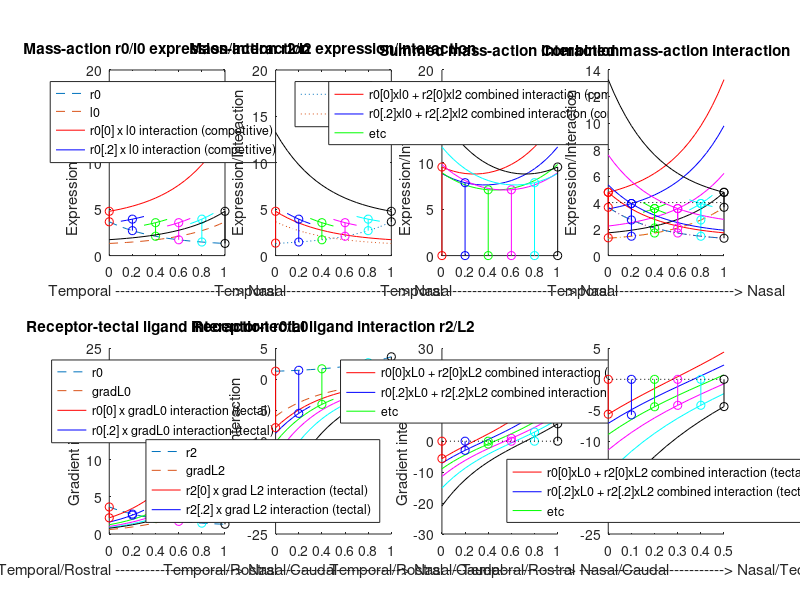

Write MATLAB code to recreate this figure.
% Equations used in my modelling. See tissue.h and
% guidingtissue::exponential_expression and similar

% Set up the one figure
h_f = figure(1); clf;
h_f_pos = get(h_f, 'Position');
w=2500;
h=1280;
set(h_f, 'Position', [20, 1500, w, h]);
clf;

## Set to 1 for exponential ligand expression
exp_ligands = 1;

x = [0:0.05:1];

_exp = 0.26 .* exp (2.3.*x) + 1.05;
_deriv_exp = 0.26 .* 2.3 .* exp (2.3.*x);

%% The J effect
_r0 = flip(_exp);
## Either this, making no strong assumptions about ligand expression:
if exp_ligands == 1
  _l0 = _exp;
else
  _l0 = 1 ./ _r0;
end

subplot(2,4,1);
plot (x, _r0, 'linestyle', '--'); % exp for receptors on retina
hold on;
plot (x, _l0, 'linestyle', '--'); % ligands
%%plot (x, _r0 .* _l0, 'color', colour.orchid2, 'linestyle', ':');
plot (x, _r0(1) .* _l0, 'r-');
plot (x(3:7), _r0(5) .* _l0(3:7), 'b');
plot (x(7:11), _r0(9) .* _l0(7:11), 'g');
plot (x(11:15), _r0(13) .* _l0(11:15), 'm');
plot (x(15:19), _r0(17) .* _l0(15:19), 'c');

plot ([x(1),x(1)], [_r0(1),_r0(1).*_l0(1)], 'ro-');
plot ([x(5),x(5)], [_r0(5),_r0(5).*_l0(5)], 'bo-');
plot ([x(9),x(9)], [_r0(9),_r0(9).*_l0(9)], 'go-');
plot ([x(13),x(13)], [_r0(13),_r0(13).*_l0(13)], 'mo-');
plot ([x(17),x(17)], [_r0(17),_r0(17).*_l0(17)], 'co-');

plot (x, _r0(21) .* _l0, 'k');
plot ([x(21),x(21)], [_r0(21),_r0(21).*_l0(21)], 'ko-');
lg1 = legend (['r0';'l0';'r0[0] x l0 interaction (competitive)';'r0[.2] x l0 interaction (competitive)'],'Location','North');
strlbl = ['Temporal ------------------------> Nasal'];
ylim([0,20])
xlabel(strlbl)
ylabel('Expression/Interaction')
title('Mass-action r0/l0 expression/interaction')

_r2 = _exp; % opposing ligands
if exp_ligands == 1
  _l2 = flip(_exp); % opposing receptors
else
  _l2 = 1 ./ _r2;
end
subplot(2,4,2);
plot (x, _r2, 'linestyle', ':');
hold on;
plot (x, _l2, 'linestyle', ':'); % ligands
%%plot (x, _r2 .* _l2, 'color', colour.orchid2, 'linestyle', ':');
%%plot (x(1:3), _r2(1) .* _l2(1:3), 'r-');
plot (x, _r2(1) .* _l2, 'r');
plot ([x(1),x(1)], [_r2(2),_r2(1).*_l2(1)], 'ro-');
plot (x(3:7), _r2(5) .* _l2(3:7), 'b');
plot ([x(5),x(5)], [_r2(5),_r2(5).*_l2(5)], 'bo-');
plot (x(7:11), _r2(9) .* _l2(7:11), 'g');
plot ([x(9),x(9)], [_r2(9),_r2(9).*_l2(9)], 'go-');
plot (x(11:15), _r2(13) .* _l2(11:15), 'm');
plot ([x(13),x(13)], [_r2(13),_r2(13).*_l2(13)], 'mo-');
plot (x(15:19), _r2(17) .* _l2(15:19), 'c');
%%plot (x, _r2(17) .* _l2, 'k');
plot ([x(17),x(17)], [_r2(17),_r2(17).*_l2(17)], 'co-');

plot (x, _r2(21) .* _l2, 'k');
plot ([x(21),x(21)], [_r2(21),_r2(21).*_l2(21)], 'ko-');

lg2 = legend (['rcpt2';'lgnd2'],'Location','North');
strlbl = ['Temporal ------------------------> Nasal'];
ylim([0,20])
xlabel(strlbl)
ylabel('Expression/Interaction')
title('Mass-action r2/l2 expression/interaction')

%% Now plot combined repulsion due to both receptor/ligand pairs

subplot(2,4,3);
hold on;
plot (x, _r2(1) .* _l2 + _r0(1) .* _l0, 'r-');
plot (x, _r2(5) .* _l2 + _r0(5) .* _l0, 'b-');
plot (x, _r2(9) .* _l2 + _r0(9) .* _l0, 'g-');
plot (x, _r2(13) .* _l2 + _r0(13) .* _l0, 'm-');
plot (x, _r2(17) .* _l2 + _r0(17) .* _l0, 'c-');
plot (x, _r2(21) .* _l2 + _r0(21) .* _l0, 'k-');
plot ([x(1),x(1)], [0,_r2(1).*_l2(1)+_r0(1).*_l0(1)], 'ro-');
plot ([x(5),x(5)], [0,_r2(5).*_l2(5)+_r0(5).*_l0(5)], 'bo-');
plot ([x(9),x(9)], [0,_r2(9).*_l2(9)+_r0(9).*_l0(9)], 'go-');
plot ([x(13),x(13)], [0,_r2(13).*_l2(13)+_r0(13).*_l0(13)], 'mo-');
plot ([x(17),x(17)], [0,_r2(17).*_l2(17)+_r0(17).*_l0(17)], 'co-');
plot ([x(21),x(21)], [0,_r2(21).*_l2(21)+_r0(21).*_l0(21)], 'ko-');
lg3 = legend (['r0[0]xl0 + r2[0]xl2 combined interaction (competitive)';'r0[.2]xl0 + r2[.2]xl2 combined interaction (competitive)';'etc'],'Location','North');
strlbl = ['Temporal ------------------------> Nasal'];
##ylim([0,20])
xlabel(strlbl)
ylabel('Expression/Interaction')
title('Summed mass-action interaction')

subplot(2,4,4);
hold on;
###
plot (x, _r0, 'linestyle', '--'); % exp for receptors on retina
hold on;
plot (x, _l0, 'linestyle', '--'); % ligands
plot (x, _r0(1) .* _l0, 'r-');
plot (x, _r0(5) .* _l0, 'b');
plot (x(7:11), _r0(9) .* _l0(7:11), 'g');
plot (x, _r0(13) .* _l0, 'm');
plot (x(15:19), _r0(17) .* _l0(15:19), 'c');

plot ([x(1),x(1)], [_r0(1),_r0(1).*_l0(1)], 'ro-');
plot ([x(5),x(5)], [_r0(5),_r0(5).*_l0(5)], 'bo-');
plot ([x(9),x(9)], [_r0(9),_r0(9).*_l0(9)], 'go-');
plot ([x(13),x(13)], [_r0(13),_r0(13).*_l0(13)], 'mo-');
plot ([x(17),x(17)], [_r0(17),_r0(17).*_l0(17)], 'co-');

plot (x, _r0(21) .* _l0, 'k');
plot ([x(21),x(21)], [_r0(21),_r0(21).*_l0(21)], 'ko-');
###
plot (x, _r2, 'linestyle', ':');
hold on;
plot (x, _l2, 'linestyle', ':'); % ligands
%%plot (x, _r2 .* _l2, 'color', colour.orchid2, 'linestyle', ':');
%%plot (x(1:3), _r2(1) .* _l2(1:3), 'r-');
plot (x, _r2(1) .* _l2, 'r');
plot ([x(1),x(1)], [_r2(2),_r2(1).*_l2(1)], 'ro-');
plot (x, _r2(5) .* _l2, 'b');
plot ([x(5),x(5)], [_r2(5),_r2(5).*_l2(5)], 'bo-');
plot (x(7:11), _r2(9) .* _l2(7:11), 'g');
plot ([x(9),x(9)], [_r2(9),_r2(9).*_l2(9)], 'go-');
plot (x, _r2(13) .* _l2, 'm');
plot ([x(13),x(13)], [_r2(13),_r2(13).*_l2(13)], 'mo-');
plot (x(15:19), _r2(17) .* _l2(15:19), 'c');
%%plot (x, _r2(17) .* _l2, 'k');
plot ([x(17),x(17)], [_r2(17),_r2(17).*_l2(17)], 'co-');

plot (x, _r2(21) .* _l2, 'k');
plot ([x(21),x(21)], [_r2(21),_r2(21).*_l2(21)], 'ko-');

plot ([0,1],[4,4],'k:')

###
strlbl = ['Temporal ------------------------> Nasal'];
xlabel(strlbl)
ylabel('Expression/Interaction')
title('Combined mass-action interaction')


## Now the retina->tectum interactions
subplot(2,4,5);
hold on;
_r0 = flip(_exp);
_L0 = _deriv_exp;
plot (x, _r0, 'linestyle', '--'); % exp for receptors on retina
plot (x, _L0, 'linestyle', '--'); % ligands
%%plot (x, _r0 .* _L0, 'color', colour.orchid2, 'linestyle', ':');
plot (x, _r0(1) .* _L0, 'r-');
plot (x(1:7), _r0(5) .* _L0(1:7), 'b');
plot (x(1:11), _r0(9) .* _L0(1:11), 'g');
plot (x(1:15), _r0(13) .* _L0(1:15), 'm');
plot (x(1:19), _r0(17) .* _L0(1:19), 'c');

plot ([x(1),x(1)], [_r0(1),_r0(1).*_L0(1)], 'ro-');
plot ([x(5),x(5)], [_r0(5),_r0(5).*_L0(5)], 'bo-');
plot ([x(9),x(9)], [_r0(9),_r0(9).*_L0(9)], 'go-');
plot ([x(13),x(13)], [_r0(13),_r0(13).*_L0(13)], 'mo-');
plot ([x(17),x(17)], [_r0(17),_r0(17).*_L0(17)], 'co-');

plot (x, _r0(21) .* _L0, 'k');
plot ([x(21),x(21)], [_r0(21),_r0(21).*_L0(21)], 'ko-');
lg4 = legend (['r0';'gradL0';'r0[0] x gradL0 interaction (tectal)';'r0[.2] x gradL0 interaction (tectal)'],'Location','North');
strlbl = ['Temporal/Rostral ------------------------> Nasal/Caudal'];
xlabel(strlbl)
ylabel('Gradient interaction')
title ('Receptor-tectal ligand interaction r0/L0')

subplot(2,4,6);
hold on;
_r2 = _exp;
_L2 = -flip(_deriv_exp);
plot (x, _r2, 'linestyle', '--'); % exp for receptors on retina
plot (x, _L2, 'linestyle', '--'); % ligands

plot (x, _r2(1) .* _L2, 'r-');
plot (x(1:7), _r2(5) .* _L2(1:7), 'b');
plot (x(1:11), _r2(9) .* _L2(1:11), 'g');
plot (x(1:15), _r2(13) .* _L2(1:15), 'm');
plot (x(1:19), _r2(17) .* _L2(1:19), 'c');

plot ([x(1),x(1)], [_r2(1),_r2(1).*_L2(1)], 'ro-');
plot ([x(5),x(5)], [_r2(5),_r2(5).*_L2(5)], 'bo-');
plot ([x(9),x(9)], [_r2(9),_r2(9).*_L2(9)], 'go-');
plot ([x(13),x(13)], [_r2(13),_r2(13).*_L2(13)], 'mo-');
plot ([x(17),x(17)], [_r2(17),_r2(17).*_L2(17)], 'co-');

plot (x, _r2(21) .* _L2, 'k');
plot ([x(21),x(21)], [_r2(21),_r2(21).*_L2(21)], 'ko-');
lg5 = legend (['r2';'gradL2';'r2[0] x grad L2 interaction (tectal)';'r2[.2] x grad L2 interaction (tectal)'],'Location','Southeast');
strlbl = ['Temporal/Rostral ------------------------> Nasal/Caudal'];
xlabel(strlbl)
ylabel('Gradient interaction')
title ('Receptor-tectal ligand interaction r2/L2')


subplot(2,4,7);
hold on;
plot (x, _r2(1) .* _L2 + _r0(1) .* _L0, 'r-');
plot (x, _r2(5) .* _L2 + _r0(5) .* _L0, 'b-');
plot (x, _r2(9) .* _L2 + _r0(9) .* _L0, 'g-');
plot (x, _r2(13) .* _L2 + _r0(13) .* _L0, 'm-');
plot (x, _r2(17) .* _L2 + _r0(17) .* _L0, 'c-');
plot (x, _r2(21) .* _L2 + _r0(21) .* _L0, 'k-');
plot ([x(1),x(1)], [0,_r2(1).*_L2(1)+_r0(1).*_L0(1)], 'ro-');
plot ([x(5),x(5)], [0,_r2(5).*_L2(5)+_r0(5).*_L0(5)], 'bo-');
plot ([x(9),x(9)], [0,_r2(9).*_L2(9)+_r0(9).*_L0(9)], 'go-');
plot ([x(13),x(13)], [0,_r2(13).*_L2(13)+_r0(13).*_L0(13)], 'mo-');
plot ([x(17),x(17)], [0,_r2(17).*_L2(17)+_r0(17).*_L0(17)], 'co-');
plot ([x(21),x(21)], [0,_r2(21).*_L2(21)+_r0(21).*_L0(21)], 'ko-');
plot ([0,1],[0,0],'k:')
lg6 = legend (['r0[0]xL0 + r2[0]xL2 combined interaction (tectal)';'r0[.2]xL0 + r2[.2]xL2 combined interaction (tectal)';'etc'],'Location','North');
strlbl = ['Temporal/Rostral ------------------------> Nasal/Caudal'];
xlabel(strlbl)
ylabel('Gradient interaction')


subplot(2,4,8);
hold on;
xx = [0:0.05:0.5];
_L2trunc = _L2(1:11)
_L0trunc = _L0(1:11)

plot (xx, _r2(1) .* _L2trunc + _r0(1) .* _L0trunc, 'r-');
plot (xx, _r2(5) .* _L2trunc + _r0(5) .* _L0trunc, 'b-');
plot (xx, _r2(9) .* _L2trunc + _r0(9) .* _L0trunc, 'g-');
plot (xx, _r2(13) .* _L2trunc + _r0(13) .* _L0trunc, 'm-');
plot (xx, _r2(17) .* _L2trunc + _r0(17) .* _L0trunc, 'c-');
plot (xx, _r2(21) .* _L2trunc + _r0(21) .* _L0trunc, 'k-');
plot ([xx(1),xx(1)], [0,_r2(1).*_L2(1)+_r0(1).*_L0(1)], 'ro-');
plot ([xx(3),xx(3)], [0,_r2(5).*_L2(2)+_r0(5).*_L0(3)], 'bo-');
plot ([xx(5),xx(5)], [0,_r2(9).*_L2(5)+_r0(9).*_L0(5)], 'go-');
plot ([xx(7),xx(7)], [0,_r2(13).*_L2(7)+_r0(13).*_L0(7)], 'mo-');
plot ([xx(9),xx(9)], [0,_r2(17).*_L2(9)+_r0(17).*_L0(9)], 'co-');
plot ([xx(11),xx(11)], [0,_r2(21).*_L2(11)+_r0(21).*_L0(11)], 'ko-');
plot ([0,0.5],[0,0],'k:')
lg7 = legend (['r0[0]xL0 + r2[0]xL2 combined interaction (tectal)';'r0[.2]xL0 + r2[.2]xL2 combined interaction (tectal)';'etc'],'Location','South');
strlbl = ['Temporal/Rostral -----------------------------> Nasal/Tectal Midline'];
xlabel(strlbl)





#figure(100)
#clf;
#plot (x, _exp)
#hold on
#plot (x, _deriv_exp, ':')
